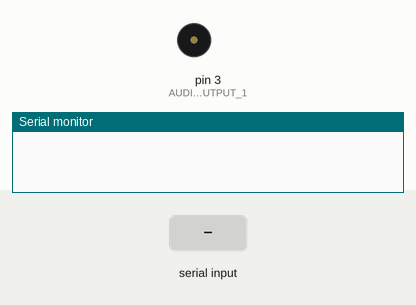
Recording of a sketch running on a simulated Arduino Uno, built with avr-gcc and run on an emulated ATmega328P. On the bench: buzzer (waves = sounding), the last lines printed to the serial monitor. The test bench sets the inputs (shaded band).

Above: at 1.2 s.
1.3 s: "S" received over Serial
At 1.45 s:
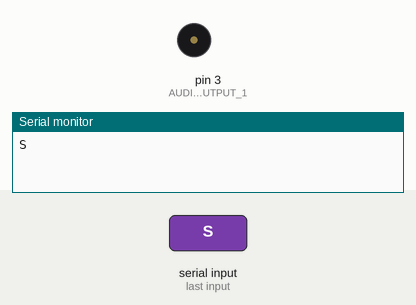
3.1 s: "P" received over Serial
Timing chart, 0 to 6.1 s (numbered marks = the images above; inputs shaded):
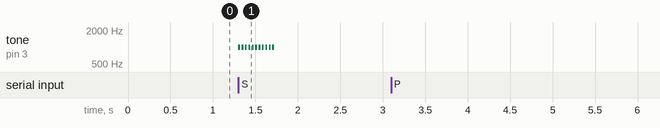

The sketch:

Sinusoidal_PWM_Attempt.ino
```cpp
float x=0;
float y=0;
const float pi=3.14;
int z=0;
float v=0;
int w=0;

static int AUDIO_OUTPUT_2 = 6;
static int AUDIO_OUTPUT_1 = 3;
int toneLength = 20; // 1 second
int toneFrequency = 1000; // 1kHz


int calculateSinusoidalPwmPulse(int t, int f)
{
  const float pi=3.14;
  float w = 2*pi*f; // making deg in radians
  float y=sin(w*t);
  int z = y*127; // duty
  if (z < 0) {
    z = -z;
  }
  return (z);
}

void generateSinusoidalPwmPulse(int pin, int f, int pulses)
{
  int T = 1/f;
  int pulse_width;

  for (int nIt = 0; nIt < pulses; nIt++) {
    for (int t = 0; t <= T; t = t*(1 + T))
    {
      pulse_width = calculateSinusoidalPwmPulse(t, f);
      analogWrite(pin, pulse_width);
      delay(T/f);
    }
  }
}

void setup() {
  Serial.begin(9600);
}

  // the loop function runs over and over again forever
void loop() {
  if(Serial.available()){
    char input = Serial.read();
    Serial.println(input);
    if(input == 'S'){
      for (int i = 0; i <= 10; i++) {
        tone(AUDIO_OUTPUT_1, toneFrequency);
        delay(toneLength);
        noTone(AUDIO_OUTPUT_1);     // manually stop it
        delay(toneLength);
      }
    } else if (input == 'P') {
        generateSinusoidalPwmPulse(AUDIO_OUTPUT_1, toneFrequency, 10);
      }
    }
  }
```

Measured:
- after the input at 1.3 s, tone on pin 3 (AUDIO_OUTPUT_1): alternates 1000 Hz for 0.02 s and silent for 0.02 s, 22 changes in all, then stays silent, starting at once
